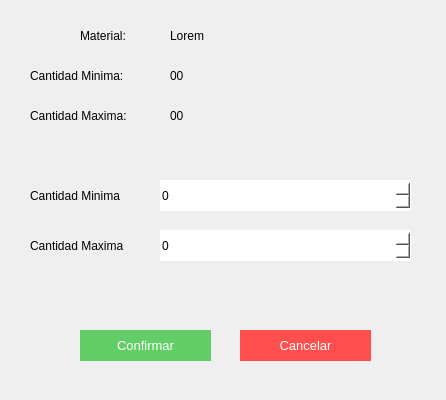
<?xml version="1.0" encoding="UTF-8"?>
<ui version="4.0">
 <class>Form</class>
 <widget class="QWidget" name="Form">
  <property name="geometry">
   <rect>
    <x>0</x>
    <y>0</y>
    <width>446</width>
    <height>400</height>
   </rect>
  </property>
  <property name="windowTitle">
   <string>Modificación de stock máximo y mÍnimo</string>
  </property>
  <widget class="QLabel" name="label_4">
   <property name="geometry">
    <rect>
     <x>80</x>
     <y>20</y>
     <width>71</width>
     <height>31</height>
    </rect>
   </property>
   <property name="styleSheet">
    <string notr="true">font: 11pt &quot;MS Shell Dlg 2&quot;;
text-align:center;</string>
   </property>
   <property name="text">
    <string>Material:</string>
   </property>
  </widget>
  <widget class="QLabel" name="label_5">
   <property name="geometry">
    <rect>
     <x>30</x>
     <y>60</y>
     <width>111</width>
     <height>31</height>
    </rect>
   </property>
   <property name="styleSheet">
    <string notr="true">font: 11pt &quot;MS Shell Dlg 2&quot;;
text-align:center;</string>
   </property>
   <property name="text">
    <string>Cantidad Minima:</string>
   </property>
  </widget>
  <widget class="QLabel" name="label_6">
   <property name="geometry">
    <rect>
     <x>30</x>
     <y>100</y>
     <width>121</width>
     <height>31</height>
    </rect>
   </property>
   <property name="styleSheet">
    <string notr="true">font: 11pt &quot;MS Shell Dlg 2&quot;;
text-align:center;</string>
   </property>
   <property name="text">
    <string>Cantidad Maxima:</string>
   </property>
  </widget>
  <widget class="QLabel" name="ma_label_1">
   <property name="geometry">
    <rect>
     <x>170</x>
     <y>20</y>
     <width>241</width>
     <height>31</height>
    </rect>
   </property>
   <property name="styleSheet">
    <string notr="true">font: 11pt &quot;MS Shell Dlg 2&quot;;
text-align:center;</string>
   </property>
   <property name="text">
    <string>Lorem</string>
   </property>
  </widget>
  <widget class="QLabel" name="ma_label_2">
   <property name="geometry">
    <rect>
     <x>170</x>
     <y>60</y>
     <width>251</width>
     <height>31</height>
    </rect>
   </property>
   <property name="styleSheet">
    <string notr="true">font: 11pt &quot;MS Shell Dlg 2&quot;;
text-align:center;</string>
   </property>
   <property name="text">
    <string>00</string>
   </property>
  </widget>
  <widget class="QLabel" name="ma_label_3">
   <property name="geometry">
    <rect>
     <x>170</x>
     <y>100</y>
     <width>251</width>
     <height>31</height>
    </rect>
   </property>
   <property name="styleSheet">
    <string notr="true">font: 11pt &quot;MS Shell Dlg 2&quot;;
text-align:center;</string>
   </property>
   <property name="text">
    <string>00</string>
   </property>
  </widget>
  <widget class="QLabel" name="label_10">
   <property name="geometry">
    <rect>
     <x>30</x>
     <y>230</y>
     <width>111</width>
     <height>31</height>
    </rect>
   </property>
   <property name="styleSheet">
    <string notr="true">font: 11pt &quot;MS Shell Dlg 2&quot;;
text-align:center;</string>
   </property>
   <property name="text">
    <string>Cantidad Maxima</string>
   </property>
  </widget>
  <widget class="QLabel" name="label_11">
   <property name="geometry">
    <rect>
     <x>30</x>
     <y>180</y>
     <width>111</width>
     <height>31</height>
    </rect>
   </property>
   <property name="styleSheet">
    <string notr="true">font: 11pt &quot;MS Shell Dlg 2&quot;;
text-align:center;</string>
   </property>
   <property name="text">
    <string>Cantidad Minima</string>
   </property>
  </widget>
  <widget class="QPushButton" name="ma_btn_confirmar">
   <property name="geometry">
    <rect>
     <x>80</x>
     <y>330</y>
     <width>131</width>
     <height>31</height>
    </rect>
   </property>
   <property name="styleSheet">
    <string notr="true">background-color: rgb(99, 206, 104);
color:white;
font-size:10pt;
border:none;</string>
   </property>
   <property name="text">
    <string>Confirmar</string>
   </property>
  </widget>
  <widget class="QPushButton" name="ma_btn_cancelar">
   <property name="geometry">
    <rect>
     <x>240</x>
     <y>330</y>
     <width>131</width>
     <height>31</height>
    </rect>
   </property>
   <property name="styleSheet">
    <string notr="true">color:white;
font-size:10pt;
border:none;
background-color:#ff4e4e;</string>
   </property>
   <property name="text">
    <string>Cancelar</string>
   </property>
  </widget>
  <widget class="QSpinBox" name="ma_input_2">
   <property name="geometry">
    <rect>
     <x>160</x>
     <y>230</y>
     <width>251</width>
     <height>31</height>
    </rect>
   </property>
   <property name="styleSheet">
    <string notr="true">border:none;
background-color: rgb(255, 255, 255);
font: 11pt &quot;MS Shell Dlg 2&quot;;</string>
   </property>
   <property name="maximum">
    <number>9999</number>
   </property>
  </widget>
  <widget class="QSpinBox" name="ma_input_1">
   <property name="geometry">
    <rect>
     <x>160</x>
     <y>180</y>
     <width>251</width>
     <height>31</height>
    </rect>
   </property>
   <property name="styleSheet">
    <string notr="true">border:none;
background-color: rgb(255, 255, 255);
font: 11pt &quot;MS Shell Dlg 2&quot;;</string>
   </property>
   <property name="maximum">
    <number>9999</number>
   </property>
  </widget>
 </widget>
 <resources/>
 <connections/>
</ui>
